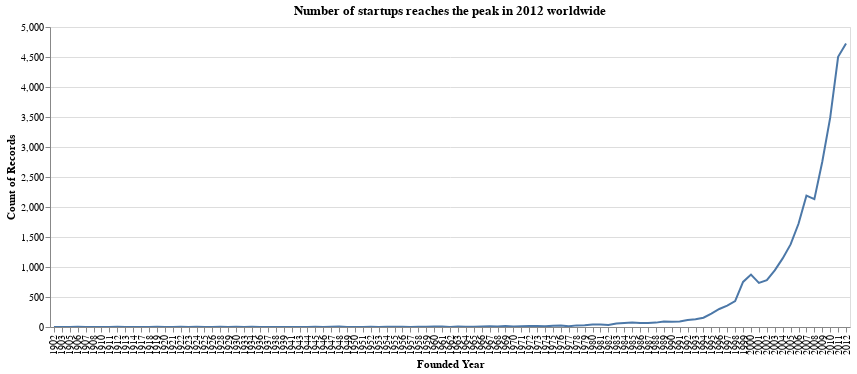

Source (notebook cell):
### Markdown cell above
1. Construct a bar chart that displays the number of startups in terms of time.

### Code cell
df_year = df[df['founded_year'] < 2013]
df_year = df_year.groupby(['founded_year'])['name'].count()
df_year = df_year.reset_index()
df_year.rename({'founded_year': 'Founded_Year', 'name': 'Count_of_Records'}, axis=1, inplace=True)

year_plt = alt.Chart(df_year, title = 'Number of startups reaches the peak in 2012 worldwide').mark_line().encode(
           alt.X('Founded_Year:N', title = 'Founded Year'),
           alt.Y('Count_of_Records:Q', title = 'Count of Records'),
           tooltip = ['Founded_Year', 'Count_of_Records']
           ).properties(width=800, height=300).interactive()
year_plt

### Figure 1 — Vega-Lite specification as saved in the notebook (floating-point values rounded to 4 significant figures)
{"config": {"view": {"continuousWidth": 400, "continuousHeight": 300}}, "data": {"name": "data-b320d92a79ffb5edbb7f07e863e82e92"}, "mark": "line", "encoding": {"tooltip": [{"field": "Founded_Year", "type": "quantitative"}, {"field": "Count_of_Records", "type": "quantitative"}], "x": {"field": "Founded_Year", "title": "Founded Year", "type": "nominal"}, "y": {"field": "Count_of_Records", "title": "Count of Records", "type": "quantitative"}}, "height": 300, "selection": {"selector001": {"type": "interval", "bind": "scales", "encodings": ["x", "y"]}}, "title": "Number of startups reaches the peak in 2012 worldwide", "width": 800, "$schema": "https://vega.github.io/schema/vega-lite/v4.17.0.json", "datasets": {"data-b320d92a79ffb5edbb7f07e863e82e92": [{"Founded_Year": 1902.0, "Count_of_Records": 2}, {"Founded_Year": 1903.0, "Count_of_Records": 1}, {"Founded_Year": 1905.0, "Count_of_Records": 1}, {"Founded_Year": 1906.0, "Count_of_Records": 5}, {"Founded_Year": 1907.0, "Count_of_Records": 1}, {"Founded_Year": 1908.0, "Count_of_Records": 1}, {"Founded_Year": 1910.0, "Count_of_Records": 2}, {"Founded_Year": 1911.0, "Count_of_Records": 2}, {"Founded_Year": 1912.0, "Count_of_Records": 6}, {"Founded_Year": 1913.0, "Count_of_Records": 2}, {"Founded_Year": 1914.0, "Count_of_Records": 2}, {"Founded_Year": 1917.0, "Count_of_Records": 1}, {"Founded_Year": 1918.0, "Count_of_Records": 1}, {"Founded_Year": 1919.0, "Count_of_Records": 3}, {"Founded_Year": 1920.0, "Count_of_Records": 1}, {"Founded_Year": 1921.0, "Count_of_Records": 2}, {"Founded_Year": 1922.0, "Count_of_Records": 4}, {"Founded_Year": 1923.0, "Count_of_Records": 2}, {"Founded_Year": 1924.0, "Count_of_Records": 6}, {"Founded_Year": 1925.0, "Count_of_Records": 1}, {"Founded_Year": 1926.0, "Count_of_Records": 2}, {"Founded_Year": 1928.0, "Count_of_Records": 4}, {"Founded_Year": 1929.0, "Count_of_Records": 1}, {"Founded_Year": 1930.0, "Count_of_Records": 5}, {"Founded_Year": 1933.0, "Count_of_Records": 2}, {"Founded_Year": 1934.0, "Count_of_Records": 3}, {"Founded_Year": 1936.0, "Count_of_Records": 1}, {"Founded_Year": 1937.0, "Count_of_Records": 2}, {"Founded_Year": 1938.0, "Count_of_Records": 1}, {"Founded_Year": 1939.0, "Count_of_Records": 1}, {"Founded_Year": 1941.0, "Count_of_Records": 1}, {"Founded_Year": 1943.0, "Count_of_Records": 1}, {"Founded_Year": 1944.0, "Count_of_Records": 1}, {"Founded_Year": 1945.0, "Count_of_Records": 3}, {"Founded_Year": 1946.0, "Count_of_Records": 1}, {"Founded_Year": 1947.0, "Count_of_Records": 4}, {"Founded_Year": 1948.0, "Count_of_Records": 7}, {"Founded_Year": 1949.0, "Count_of_Records": 2}, {"Founded_Year": 1950.0, "Count_of_Records": 2}, {"Founded_Year": 1951.0, "Count_of_Records": 2}, {"Founded_Year": 1952.0, "Count_of_Records": 5}, {"Founded_Year": 1953.0, "Count_of_Records": 2}, {"Founded_Year": 1954.0, "Count_of_Records": 5}, {"Founded_Year": 1955.0, "Count_of_Records": 4}, {"Founded_Year": 1956.0, "Count_of_Records": 3}, {"Founded_Year": 1957.0, "Count_of_Records": 2}, {"Founded_Year": 1958.0, "Count_of_Records": 3}, {"Founded_Year": 1959.0, "Count_of_Records": 6}, {"Founded_Year": 1960.0, "Count_of_Records": 9}, {"Founded_Year": 1961.0, "Count_of_Records": 8}, {"Founded_Year": 1962.0, "Count_of_Records": 2}, {"Founded_Year": 1963.0, "Count_of_Records": 8}, {"Founded_Year": 1964.0, "Count_of_Records": 6}, {"Founded_Year": 1965.0, "Count_of_Records": 3}, {"Founded_Year": 1966.0, "Count_of_Records": 8}, {"Founded_Year": 1967.0, "Count_of_Records": 11}, {"Founded_Year": 1968.0, "Count_of_Records": 10}, {"Founded_Year": 1969.0, "Count_of_Records": 18}, {"Founded_Year": 1970.0, "Count_of_Records": 8}, {"Founded_Year": 1971.0, "Count_of_Records": 13}, {"Founded_Year": 1972.0, "Count_of_Records": 15}, {"Founded_Year": 1973.0, "Count_of_Records": 15}, {"Founded_Year": 1974.0, "Count_of_Records": 11}, {"Founded_Year": 1975.0, "Count_of_Records": 19}, {"Founded_Year": 1976.0, "Count_of_Records": 23}, {"Founded_Year": 1977.0, "Count_of_Records": 12}, {"Founded_Year": 1978.0, "Count_of_Records": 27}, {"Founded_Year": 1979.0, "Count_of_Records": 31}, {"Founded_Year": 1980.0, "Count_of_Records": 41}, {"Founded_Year": 1981.0, "Count_of_Records": 40}, {"Founded_Year": 1982.0, "Count_of_Records": 33}, {"Founded_Year": 1983.0, "Count_of_Records": 60}, {"Founded_Year": 1984.0, "Count_of_Records": 68}, {"Founded_Year": 1985.0, "Count_of_Records": 77}, {"Founded_Year": 1986.0, "Count_of_Records": 65}, {"Founded_Year": 1987.0, "Count_of_Records": 68}, {"Founded_Year": 1988.0, "Count_of_Records": 73}, {"Founded_Year": 1989.0, "Count_of_Records": 91}, {"Founded_Year": 1990.0, "Count_of_Records": 87}, {"Founded_Year": 1991.0, "Count_of_Records": 92}, {"Founded_Year": 1992.0, "Count_of_Records": 115}, {"Founded_Year": 1993.0, "Count_of_Records": 128}, {"Founded_Year": 1994.0, "Count_of_Records": 155}, {"Founded_Year": 1995.0, "Count_of_Records": 223}, {"Founded_Year": 1996.0, "Count_of_Records": 300}, {"Founded_Year": 1997.0, "Count_of_Records": 357}, {"Founded_Year": 1998.0, "Count_of_Records": 433}, {"Founded_Year": 1999.0, "Count_of_Records": 751}, {"Founded_Year": 2000.0, "Count_of_Records": 874}, {"Founded_Year": 2001.0, "Count_of_Records": 736}, {"Founded_Year": 2002.0, "Count_of_Records": 780}, {"Founded_Year": 2003.0, "Count_of_Records": 944}, {"Founded_Year": 2004.0, "Count_of_Records": 1143}, {"Founded_Year": 2005.0, "Count_of_Records": 1376}, {"Founded_Year": 2006.0, "Count_of_Records": 1720}, {"Founded_Year": 2007.0, "Count_of_Records": 2189}, {"Founded_Year": 2008.0, "Count_of_Records": 2130}, {"Founded_Year": 2009.0, "Count_of_Records": 2755}, {"Founded_Year": 2010.0, "Count_of_Records": 3488}, {"Founded_Year": 2011.0, "Count_of_Records": 4503}, {"Founded_Year": 2012.0, "Count_of_Records": 4725}]}}
